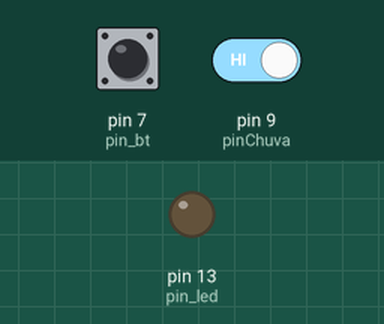
This sketch was run on a simulated Arduino Uno, built with avr-gcc and run on an emulated ATmega328P. Parts: output pins drawn as LEDs (lit = HIGH). Dashed ring = blinking. Inputs (shaded band) come from the test bench; at power-on: pin 7 (pin_bt) HIGH, pin 9 (pinChuva) HIGH.

Above: at 1.2 s.
1.3 s: pin 7 (pin_bt) pulled LOW for 0.15 s
At 1.37 s:
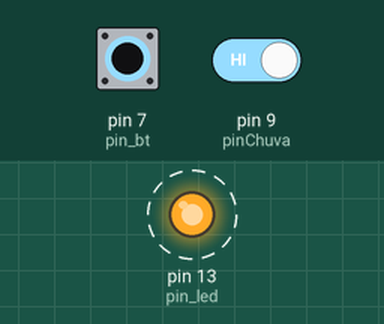
4.3 s: pin 9 (pinChuva) driven LOW
At 4.37 s:
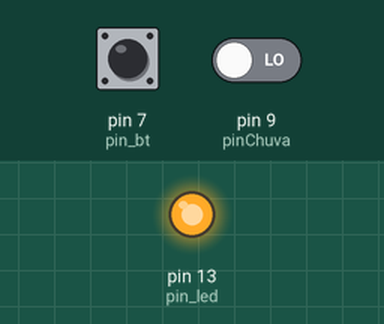
7.3 s: pin 9 (pinChuva) driven HIGH
8.8 s: pin 7 (pin_bt) pulled LOW for 3.2 s
At 13.5 s:
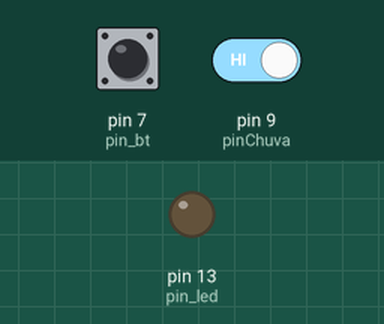
Timing chart, 0 to 14.5 s (numbered marks = the images above; inputs shaded):
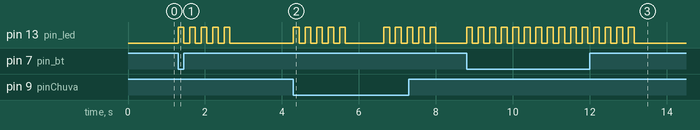

Measured:
- after the input at 1.3 s, pin 13 (pin_led): alternates HIGH for 0.15 s and LOW for 0.15 s, 10 changes in all, then stays LOW, starting at once
- after the input at 4.3 s, pin 13 (pin_led): LOW → HIGH at once, → LOW 0.15 s later, → HIGH 0.15 s later, → LOW 0.15 s later, … (15 changes in this stretch)
- after the input at 8.8 s, pin 13 (pin_led): alternates HIGH for 0.15 s and LOW for 0.15 s, 30 changes in all, then stays LOW, starting at once

The sketch:

sensorChuva.ino
```cpp
/*
Nome: Sensor de Chuva
Autor: Odirlei Vial Machado
Data Criação: 04/09/2020
Descrição: Projeto com um sensor de chuva e um transmissor de rádio frequência para fechar janela em caso de chuva.
*/

#define pin_bt 7 // Botão
#define pin_led 13 // Led
#define pinChuva 9 //Pino do sensor de chuva
//#define DEBUG 1

#include <RCSwitch.h>
RCSwitch RF433Send = RCSwitch(); // ligar o transmissor de RF no pino 10

int count_chuva = 0;
long tempo_verificacao =  1000; //tempo em ms para fazer a verificação se está chevendo e mandar o comando de fechar a janela
long tempo_normal = 1000; //60000
long tempo_chuva = 1000; //300000
long tempo_inicial = millis();
long blink_inicial = millis();

void setup() {
    pinMode(pinChuva, INPUT);
    pinMode(pin_bt, INPUT_PULLUP);
    pinMode(pin_led, OUTPUT);
    digitalWrite(pin_led,LOW);

    Serial.begin(9600);

    RF433Send.enableTransmit(10);
    RF433Send.setProtocol(4);
}

void loop() {
  //verifica se atigiu o tempo definido na variável tempo_verificacao,
  // se o tempo foi atingido envia o sinal para fechar a janela através da função fecha_janela()
    #ifdef DEBUG
      Serial.println("\n-----------------------------------");
      Serial.println("tempo_inicial: " + String(tempo_inicial));
      Serial.println("tempo_verificacao: " + String(tempo_verificacao));
      Serial.println("tempo_inicial + tempo_verificacao: " + String(tempo_verificacao + tempo_inicial));
    #endif

  if(tempo_inicial + tempo_verificacao <= millis()){
    if(status_chuva()){
      fn_blink(5);
      fecha_janela();
      tempo_inicial = millis();
      tempo_verificacao = tempo_chuva; //altera o tempo de vefificação para 5 minutos caso esteja chevendo
    }else{
      tempo_verificacao = tempo_normal; //mantem o tempo de verificação em 1 minuto caso não esteja chevendo
    }
  }

  if(!digitalRead(pin_bt)){ // Acionamento através do botão.
    fecha_janela();
    fn_blink(5);
  }
}

bool status_chuva(){
    //função para verificar se o sensor de chuva foi ativado,
    // faz 10 leituras e se a metade ou mais indicar chuva retorna verdadeiro.
  String debug_status_chuva = "";
    #ifdef DEBUG
      if (digitalRead(pinChuva)){
        String debug_status_chuva = "TRUE";
      }else{
        String debug_status_chuva = "FALSE";
      }

      Serial.println("\n-----------------------------------");
      Serial.println("digitalRead(pinChuva): " + debug_status_chuva);
    #endif

    for(int i = 0; i <= 10; i++ ){
        if (!digitalRead(pinChuva)){
            count_chuva++;
        }
    }

    #ifdef DEBUG
      Serial.println("count_chuva: " + String(count_chuva));
    #endif

  if(count_chuva >= 5){
        count_chuva = 0;
        return true;
    } else{
        count_chuva = 0;
        return false;
    }
}

void fecha_janela(){
    // Envia código do botão de fechar a janela
//    RF433Send.sendQuadState("11F0001Q1Q10FF0F0101");

//    String codigoSinal = "11F0001Q1Q10FF0F0F0F"; //Botão Subir
//    String codigoSinal = "11F0001Q1Q10FF0FFFFF"; //Botão Pausa
//    String codigoSinal = "11F0001Q1Q10FF0F0101"; //Botão Descer
    char* codigoSinal = "11F1111Q1Q11FF1F1111"; //Código de teste

    RF433Send.sendQuadState(codigoSinal);

    #ifdef DEBUG
      Serial.println("\n-----------------------------------");
      Serial.println("*** Envia Sinal ***");
      Serial.println("codigoSinal: " + String(codigoSinal));
    #endif


}

void fn_blink(int qtd){
  #ifdef DEBUG
    Serial.println("\n-----------------------------------");
    Serial.println("BLINK");
    Serial.println("qtd: " + String(qtd));
  #endif

  int aux = 0;
  while (aux < qtd){
    if (blink_inicial + 150 <= millis()){
      blink_inicial = millis();

      if(!digitalRead(pin_led)){
        digitalWrite (pin_led,HIGH);
      }else{
        digitalWrite (pin_led,LOW);
        aux++;
      }
    }
  }
  digitalWrite (pin_led,LOW);
}
```
